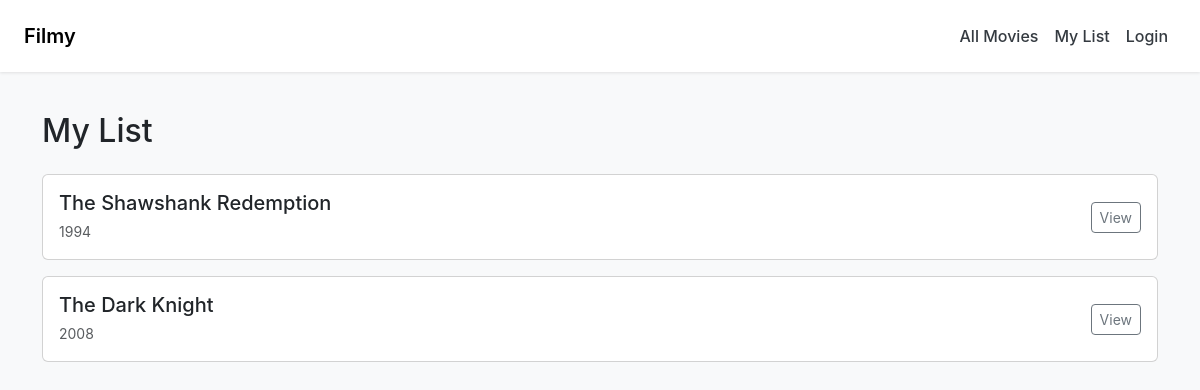
The app's page /my-list, older data.
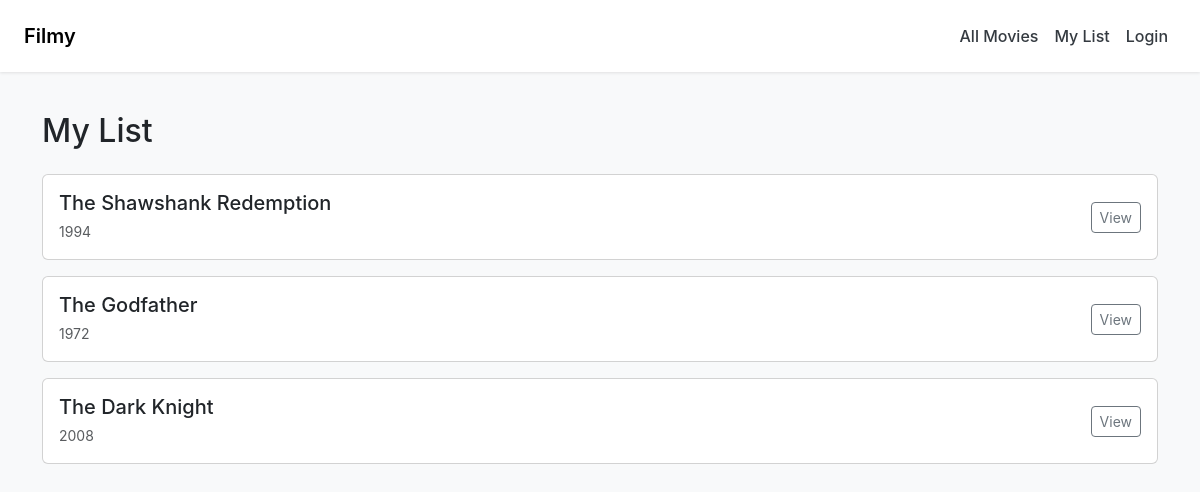
The same page, newer data.
### models.py (models this page shows, shortened)
class MovieModel(db.Model):
    __tablename__ = 'movies'
    id = db.Column(db.Integer, primary_key=True)
    poster = db.Column(db.String(255))
    title = db.Column(db.String(100), nullable=False)
    year = db.Column(db.Integer)
    rating = db.Column(db.String(10))
    runtime = db.Column(db.Integer)
    genre = db.Column(db.String(80))
    summary = db.Column(db.Text)
    director = db.Column(db.String(80))
    actors = db.Column(db.JSON)
    likes = db.Column(db.Integer, default=0)
    dislikes = db.Column(db.Integer, default=0)
    average_rating = db.Column(db.Float, default=0.0)
    rating_count = db.Column(db.Integer, default=0)
    in_my_list = db.Column(db.Boolean, default=False)

### app.py (the view)
@app.route('/my-list')
def my_list():
    movies = MovieModel.query.filter_by(in_my_list=True).order_by(MovieModel.id.asc()).all()
    return render_template('myList.html', movies=movies)

### templates/myList.html (shortened to what this page needs)
{% extends "base.html" %}
{% block content %}
<h2 class="mb-4">My List</h2>
{% for m in movies %}
  <div class="card mb-3">
    <div class="card-body d-flex justify-content-between align-items-center">
      <div>
        <h5 class="mb-1">{{ m.title }}</h5>
        <small class="text-muted">{{ m.year }}</small>
      </div>
      <a href="{{ url_for('movie_detail', movie_id=m.id) }}" class="btn btn-outline-secondary btn-sm">View</a>
    </div>
  </div>
{% else %}
  <p class="text-muted">No movies added to your list yet.</p>
{% endfor %}
{% endblock %}

### templates/base.html (shortened to what this page needs)
<!DOCTYPE html>
<html lang="en">
<head>
  <link href="https://cdn.jsdelivr.net/npm/bootstrap@5.3.0/dist/css/bootstrap.min.css" rel="stylesheet">
</head>
<body>
<nav class="navbar navbar-expand-lg px-4 py-3">
  <a class="navbar-brand fw-semibold" href="/">Filmy</a>
  <div class="collapse navbar-collapse">
    <ul class="navbar-nav ms-auto">
      <li class="nav-item"><a class="nav-link" href="/movies">All Movies</a></li>
      <li class="nav-item"><a class="nav-link" href="/my-list">My List</a></li>
      <li class="nav-item"><a class="nav-link" href="/login">Login</a></li>
    </ul>
  </div>
</nav>
<div class="container">
  {% block content %}{% endblock %}
</div>
</body>
</html>

### templates/base.html (style rules this page uses)
body { font-family: 'Inter', sans-serif; background-color: #f8f9fa; color: #212529; }
.navbar { background-color: #ffffff; box-shadow: 0 1px 3px rgba(0,0,0,0.1); }
.nav-link { font-weight: 500; color: #343a40; }
.container { padding-top: 40px; }
h1, h2 { color: #212529; }

Row changes from the older to the newer data that the page shows:
now on this page (row edited): MovieModel: title "The Godfather", year "1972"
